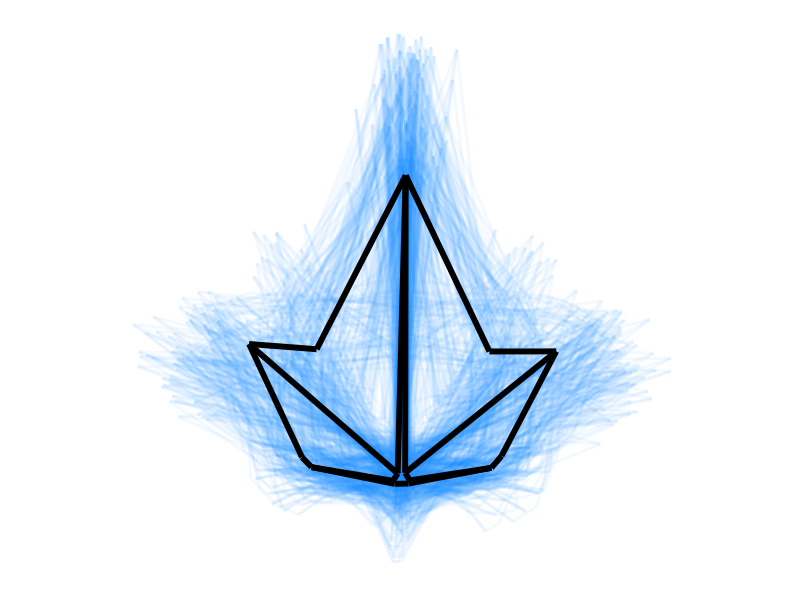

R code for this plot:
#Read in ggplot2

library(ggplot2)

#Read in Procrustes landmarks

data <- read.table("./0.reformated_Proc_coord.txt", header=TRUE)

#Specify heteroblastic node number to visualize

hetero <- 10

#Subset data for that node

sub <- subset(data, heteroblasty==hetero)

#Find the mean leaf

mean <- colMeans(sub[6:35])

#Transpose data to visualize and transform into dataframe

mean <- as.data.frame(t(mean))

#Specify aesthetics for all the leaves

size=1
alpha=0.05
colour="dodgerblue"

#specify the aesthetics for the mean leaf

m_size=2
m_alpha=1
m_colour="black"

#Plot out leaves using geom_segment

p <- ggplot(data=sub, aes(x=x1, y=y1, xend=x7, yend=y7))
p + geom_segment(size=size, alpha=alpha, colour=colour) + 
geom_segment(data=sub, aes(x=x7, y=y7, xend=x2, yend=y2), size=size, alpha=alpha, colour=colour) +
geom_segment(data=sub, aes(x=x2, y=y2, xend=x3, yend=y3), size=size, alpha=alpha, colour=colour) +
geom_segment(data=sub, aes(x=x3, y=y3, xend=x11, yend=y11), size=size, alpha=alpha, colour=colour) +
geom_segment(data=sub, aes(x=x11, y=y11, xend=x4, yend=y4), size=size, alpha=alpha, colour=colour) +
geom_segment(data=sub, aes(x=x4, y=y4, xend=x5, yend=y5), size=size, alpha=alpha, colour=colour) +
geom_segment(data=sub, aes(x=x5, y=y5, xend=x15, yend=y15), size=size, alpha=alpha, colour=colour) +
geom_segment(data=sub, aes(x=x15, y=y15, xend=x6, yend=y6), size=size, alpha=alpha, colour=colour) +
geom_segment(data=sub, aes(x=x6, y=y6, xend=x1, yend=y1), size=size, alpha=alpha, colour=colour) +
geom_segment(data=sub, aes(x=x7, y=y7, xend=x8, yend=y8), size=size, alpha=alpha, colour=colour) +
geom_segment(data=sub, aes(x=x8, y=y8, xend=x9, yend=y9), size=size, alpha=alpha, colour=colour) +
geom_segment(data=sub, aes(x=x9, y=y9, xend=x10, yend=y10), size=size, alpha=alpha, colour=colour) +
geom_segment(data=sub, aes(x=x10, y=y10, xend=x11, yend=y11), size=size, alpha=alpha, colour=colour) +
geom_segment(data=sub, aes(x=x11, y=y11, xend=x12, yend=y12), size=size, alpha=alpha, colour=colour) +
geom_segment(data=sub, aes(x=x12, y=y12, xend=x13, yend=y13), size=size, alpha=alpha, colour=colour) +
geom_segment(data=sub, aes(x=x13, y=y13, xend=x14, yend=y14), size=size, alpha=alpha, colour=colour) +
geom_segment(data=sub, aes(x=x14, y=y14, xend=x15, yend=y15), size=size, alpha=alpha, colour=colour) +
geom_segment(data=sub, aes(x=x3, y=y3, xend=x9, yend=y9), size=size, alpha=alpha, colour=colour) +
geom_segment(data=sub, aes(x=x4, y=y4, xend=x13, yend=y13), size=size, alpha=alpha, colour=colour) +

geom_segment(data=mean, aes(x=x1, y=y1, xend=x7, yend=y7), size=m_size, alpha=m_alpha, colour=m_colour) +
geom_segment(data=mean, aes(x=x7, y=y7, xend=x2, yend=y2), size=m_size, alpha=m_alpha, colour=m_colour) +
geom_segment(data=mean, aes(x=x2, y=y2, xend=x3, yend=y3), size=m_size, alpha=m_alpha, colour=m_colour) +
geom_segment(data=mean, aes(x=x3, y=y3, xend=x11, yend=y11), size=m_size, alpha=m_alpha, colour=m_colour) +
geom_segment(data=mean, aes(x=x11, y=y11, xend=x4, yend=y4), size=m_size, alpha=m_alpha, colour=m_colour) +
geom_segment(data=mean, aes(x=x4, y=y4, xend=x5, yend=y5), size=m_size, alpha=m_alpha, colour=m_colour) +
geom_segment(data=mean, aes(x=x5, y=y5, xend=x15, yend=y15), size=m_size, alpha=m_alpha, colour=m_colour) +
geom_segment(data=mean, aes(x=x15, y=y15, xend=x6, yend=y6), size=m_size, alpha=m_alpha, colour=m_colour) +
geom_segment(data=mean, aes(x=x6, y=y6, xend=x1, yend=y1), size=m_size, alpha=m_alpha, colour=m_colour) +
geom_segment(data=mean, aes(x=x7, y=y7, xend=x8, yend=y8), size=m_size, alpha=m_alpha, colour=m_colour) +
geom_segment(data=mean, aes(x=x8, y=y8, xend=x9, yend=y9), size=m_size, alpha=m_alpha, colour=m_colour) +
geom_segment(data=mean, aes(x=x9, y=y9, xend=x10, yend=y10), size=m_size, alpha=m_alpha, colour=m_colour) +
geom_segment(data=mean, aes(x=x10, y=y10, xend=x11, yend=y11), size=m_size, alpha=m_alpha, colour=m_colour) +
geom_segment(data=mean, aes(x=x11, y=y11, xend=x12, yend=y12), size=m_size, alpha=m_alpha, colour=m_colour) +
geom_segment(data=mean, aes(x=x12, y=y12, xend=x13, yend=y13), size=m_size, alpha=m_alpha, colour=m_colour) +
geom_segment(data=mean, aes(x=x13, y=y13, xend=x14, yend=y14), size=m_size, alpha=m_alpha, colour=m_colour) +
geom_segment(data=mean, aes(x=x14, y=y14, xend=x15, yend=y15), size=m_size, alpha=m_alpha, colour=m_colour) +
geom_segment(data=mean, aes(x=x3, y=y3, xend=x9, yend=y9), size=m_size, alpha=m_alpha, colour=m_colour) +
geom_segment(data=mean, aes(x=x4, y=y4, xend=x13, yend=y13), size=m_size, alpha=m_alpha, colour=m_colour) +

#Procrustes leaves are inverted, so uninvert

scale_y_reverse() + 

#Fix coordinates for equal comparison between axes

coord_fixed() +

#Remove extra graph stuff

theme(axis.line=element_blank(),
      axis.text.x=element_blank(),
      axis.text.y=element_blank(),
      axis.ticks=element_blank(),
      axis.title.x=element_blank(),
      axis.title.y=element_blank(),
      legend.position="none",
      panel.background=element_blank(),
      panel.border=element_blank(),
      panel.grid.major=element_blank(),
      panel.grid.minor=element_blank(),
      plot.background=element_blank())
      

